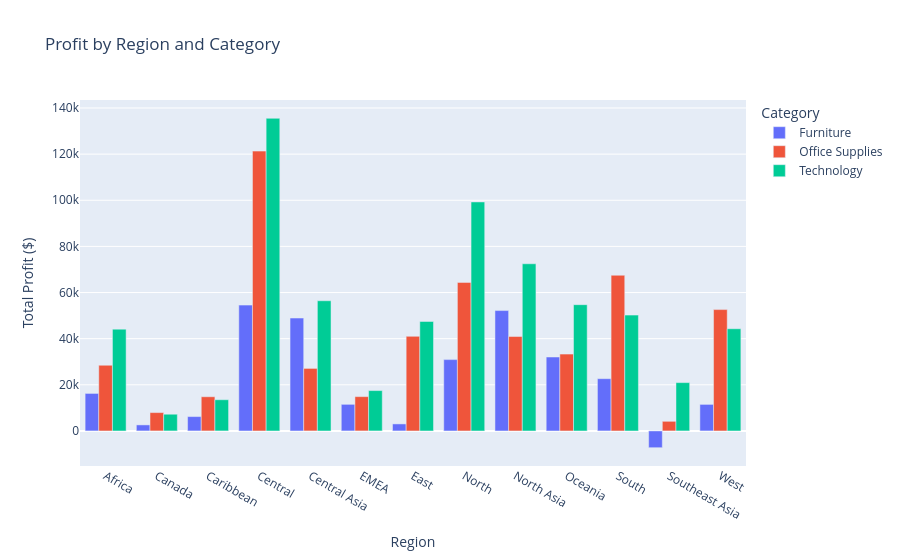

The notebook cell this image was saved under:
### Markdown cell above
## 7. Category & Sub-category Deep Dive

Furniture is the most problematic category, with a near-zero average margin of 0.9%. Drilling into sub-categories reveals the root cause: **Tables** run at −8.5% margin with an average discount of 29.1%, making them the single most destructive sub-category in the dataset. Technology Copiers, by contrast, are the highest-profit sub-category at 17.1% margin.

### Code cell
# Region × Category profit chart
cat_region = df.groupby(['region', 'category'])[['sales', 'profit']].sum().reset_index()
cat_region['profit_margin'] = cat_region['profit'] / cat_region['sales'] * 100

fig = px.bar(cat_region, x='region', y='profit', color='category', barmode='group',
             title='Profit by Region and Category',
             labels={'profit': 'Total Profit ($)', 'region': 'Region'})
fig.update_layout(legend_title='Category')
fig.show()

# Flag loss-making region-category pairs
loss_pairs = cat_region[cat_region['profit_margin'] < 0].sort_values('profit_margin')
print("\nLoss-making region-category pairs:")
print(loss_pairs[['region', 'category', 'sales', 'profit', 'profit_margin']].round(2).to_string(index=False))

### Figure 1 — Plotly figure (JSON) as saved in the notebook; plotly's stock layout.template omitted (floating-point values rounded to 4 significant figures)
{"data": [{"alignmentgroup": "True", "hovertemplate": "category=Furniture<br>Region=%{x}<br>Total Profit ($)=%{y}<extra></extra>", "legendgroup": "Furniture", "marker": {"color": "#636efa", "pattern": {"shape": ""}}, "name": "Furniture", "offsetgroup": "Furniture", "orientation": "v", "showlegend": true, "textposition": "auto", "type": "bar", "x": ["Africa", "Canada", "Caribbean", "Central", "Central Asia", "EMEA", "East", "North", "North Asia", "Oceania", "South", "Southeast Asia", "West"], "xaxis": "x", "y": [16260.0, 2613.0, 6223.0, 54550.0, 48940.0, 11530.0, 3046.0, 30920.0, 52180.0, 32050.0, 22650.0, -7270.0, 11500.0], "yaxis": "y"}, {"alignmentgroup": "True", "hovertemplate": "category=Office Supplies<br>Region=%{x}<br>Total Profit ($)=%{y}<extra></extra>", "legendgroup": "Office Supplies", "marker": {"color": "#EF553B", "pattern": {"shape": ""}}, "name": "Office Supplies", "offsetgroup": "Office Supplies", "orientation": "v", "showlegend": true, "textposition": "auto", "type": "bar", "x": ["Africa", "Canada", "Caribbean", "Central", "Central Asia", "EMEA", "East", "North", "North Asia", "Oceania", "South", "Southeast Asia", "West"], "xaxis": "x", "y": [28480.0, 7958.0, 14820.0, 121300.0, 27100.0, 14870.0, 41010.0, 64400.0, 40930.0, 33310.0, 67500.0, 4173.0, 52610.0], "yaxis": "y"}, {"alignmentgroup": "True", "hovertemplate": "category=Technology<br>Region=%{x}<br>Total Profit ($)=%{y}<extra></extra>", "legendgroup": "Technology", "marker": {"color": "#00cc96", "pattern": {"shape": ""}}, "name": "Technology", "offsetgroup": "Technology", "orientation": "v", "showlegend": true, "textposition": "auto", "type": "bar", "x": ["Africa", "Canada", "Caribbean", "Central", "Central Asia", "EMEA", "East", "North", "North Asia", "Oceania", "South", "Southeast Asia", "West"], "xaxis": "x", "y": [44130.0, 7247.0, 13530.0, 135500.0, 56440.0, 17490.0, 47460.0, 99270.0, 72470.0, 54730.0, 50210.0, 20950.0, 44300.0], "yaxis": "y"}], "layout": {"barmode": "group", "legend": {"title": {"text": "Category"}, "tracegroupgap": 0}, "title": {"text": "Profit by Region and Category"}, "xaxis": {"anchor": "y", "domain": [0, 1], "title": {"text": "Region"}}, "yaxis": {"anchor": "x", "domain": [0, 1], "title": {"text": "Total Profit ($)"}}}}
